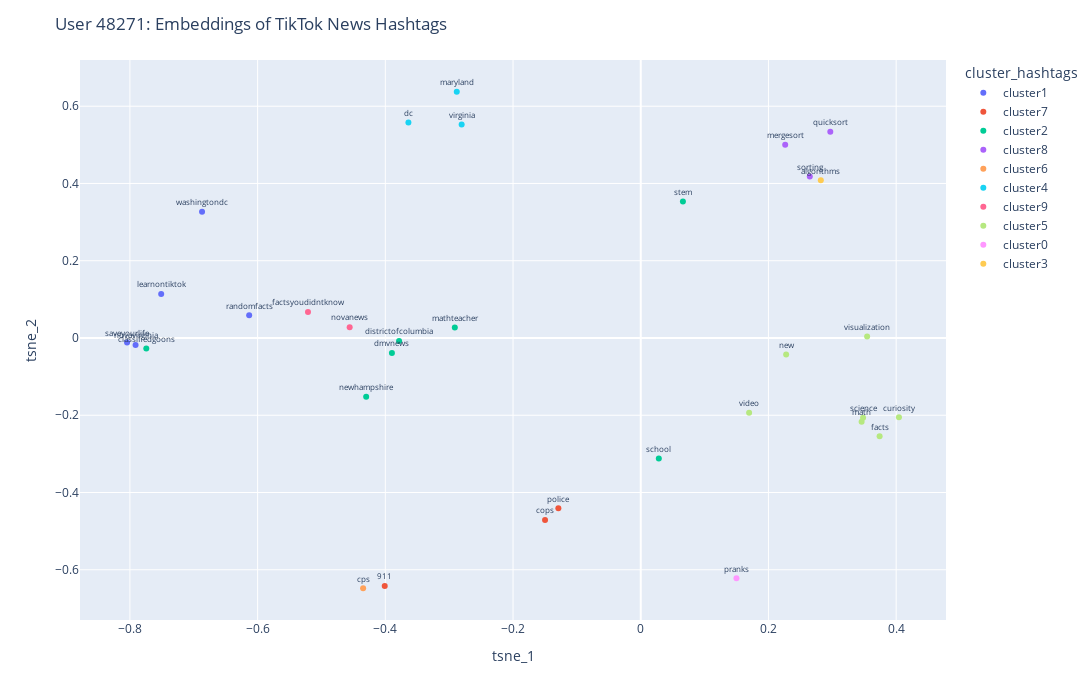

The notebook cell this image was saved under:
### Code cell
visualize_tsne("48271", "hashtags", 10, 0) # hashtags only have frequency of 1

### Figure 1 — Plotly figure (JSON) as saved in the notebook; plotly's stock layout.template omitted (floating-point values rounded to 4 significant figures)
{"data": [{"hovertemplate": "cluster_hashtags=cluster1<br>tsne_1=%{x}<br>tsne_2=%{y}<br>hashtags=%{text}<extra></extra>", "legendgroup": "cluster1", "marker": {"color": "#636efa", "symbol": "circle"}, "mode": "markers+text", "name": "cluster1", "orientation": "v", "showlegend": true, "text": ["randomfacts", "saveyourlife", "learnontiktok", "novavirginia", "washingtondc"], "textfont": {"size": 8}, "textposition": "top center", "type": "scatter", "x": [-0.6133, -0.8045, -0.751, -0.7912, -0.6871], "xaxis": "x", "y": [0.05879, -0.01158, 0.1138, -0.01792, 0.327], "yaxis": "y"}, {"hovertemplate": "cluster_hashtags=cluster7<br>tsne_1=%{x}<br>tsne_2=%{y}<br>hashtags=%{text}<extra></extra>", "legendgroup": "cluster7", "marker": {"color": "#EF553B", "symbol": "circle"}, "mode": "markers+text", "name": "cluster7", "orientation": "v", "showlegend": true, "text": ["911", "police", "cops"], "textfont": {"size": 8}, "textposition": "top center", "type": "scatter", "x": [-0.401, -0.129, -0.1499], "xaxis": "x", "y": [-0.6418, -0.4409, -0.4714], "yaxis": "y"}, {"hovertemplate": "cluster_hashtags=cluster2<br>tsne_1=%{x}<br>tsne_2=%{y}<br>hashtags=%{text}<extra></extra>", "legendgroup": "cluster2", "marker": {"color": "#00cc96", "symbol": "circle"}, "mode": "markers+text", "name": "cluster2", "orientation": "v", "showlegend": true, "text": ["dmvnews", "school", "newhampshire", "classifiedgoons", "mathteacher", "districtofcolumbia", "stem"], "textfont": {"size": 8}, "textposition": "top center", "type": "scatter", "x": [-0.3897, 0.02828, -0.43, -0.7744, -0.2912, -0.3785, 0.06605], "xaxis": "x", "y": [-0.03901, -0.3123, -0.1524, -0.02697, 0.02732, -0.007779, 0.3532], "yaxis": "y"}, {"hovertemplate": "cluster_hashtags=cluster8<br>tsne_1=%{x}<br>tsne_2=%{y}<br>hashtags=%{text}<extra></extra>", "legendgroup": "cluster8", "marker": {"color": "#ab63fa", "symbol": "circle"}, "mode": "markers+text", "name": "cluster8", "orientation": "v", "showlegend": true, "text": ["quicksort", "sorting", "mergesort"], "textfont": {"size": 8}, "textposition": "top center", "type": "scatter", "x": [0.2969, 0.2647, 0.2262], "xaxis": "x", "y": [0.5336, 0.4182, 0.5005], "yaxis": "y"}, {"hovertemplate": "cluster_hashtags=cluster6<br>tsne_1=%{x}<br>tsne_2=%{y}<br>hashtags=%{text}<extra></extra>", "legendgroup": "cluster6", "marker": {"color": "#FFA15A", "symbol": "circle"}, "mode": "markers+text", "name": "cluster6", "orientation": "v", "showlegend": true, "text": ["cps"], "textfont": {"size": 8}, "textposition": "top center", "type": "scatter", "x": [-0.4348], "xaxis": "x", "y": [-0.6479], "yaxis": "y"}, {"hovertemplate": "cluster_hashtags=cluster4<br>tsne_1=%{x}<br>tsne_2=%{y}<br>hashtags=%{text}<extra></extra>", "legendgroup": "cluster4", "marker": {"color": "#19d3f3", "symbol": "circle"}, "mode": "markers+text", "name": "cluster4", "orientation": "v", "showlegend": true, "text": ["maryland", "dc", "virginia"], "textfont": {"size": 8}, "textposition": "top center", "type": "scatter", "x": [-0.2881, -0.3639, -0.2805], "xaxis": "x", "y": [0.6375, 0.5576, 0.5528], "yaxis": "y"}, {"hovertemplate": "cluster_hashtags=cluster9<br>tsne_1=%{x}<br>tsne_2=%{y}<br>hashtags=%{text}<extra></extra>", "legendgroup": "cluster9", "marker": {"color": "#FF6692", "symbol": "circle"}, "mode": "markers+text", "name": "cluster9", "orientation": "v", "showlegend": true, "text": ["novanews", "factsyoudidntknow"], "textfont": {"size": 8}, "textposition": "top center", "type": "scatter", "x": [-0.4559, -0.5212], "xaxis": "x", "y": [0.02812, 0.06704], "yaxis": "y"}, {"hovertemplate": "cluster_hashtags=cluster5<br>tsne_1=%{x}<br>tsne_2=%{y}<br>hashtags=%{text}<extra></extra>", "legendgroup": "cluster5", "marker": {"color": "#B6E880", "symbol": "circle"}, "mode": "markers+text", "name": "cluster5", "orientation": "v", "showlegend": true, "text": ["math", "visualization", "video", "facts", "new", "science", "curiosity"], "textfont": {"size": 8}, "textposition": "top center", "type": "scatter", "x": [0.3459, 0.3545, 0.1697, 0.3741, 0.2277, 0.3482, 0.4044], "xaxis": "x", "y": [-0.2166, 0.003723, -0.1938, -0.2545, -0.04305, -0.2063, -0.2052], "yaxis": "y"}, {"hovertemplate": "cluster_hashtags=cluster0<br>tsne_1=%{x}<br>tsne_2=%{y}<br>hashtags=%{text}<extra></extra>", "legendgroup": "cluster0", "marker": {"color": "#FF97FF", "symbol": "circle"}, "mode": "markers+text", "name": "cluster0", "orientation": "v", "showlegend": true, "text": ["pranks"], "textfont": {"size": 8}, "textposition": "top center", "type": "scatter", "x": [0.1499], "xaxis": "x", "y": [-0.622], "yaxis": "y"}, {"hovertemplate": "cluster_hashtags=cluster3<br>tsne_1=%{x}<br>tsne_2=%{y}<br>hashtags=%{text}<extra></extra>", "legendgroup": "cluster3", "marker": {"color": "#FECB52", "symbol": "circle"}, "mode": "markers+text", "name": "cluster3", "orientation": "v", "showlegend": true, "text": ["algorithms"], "textfont": {"size": 8}, "textposition": "top center", "type": "scatter", "x": [0.282], "xaxis": "x", "y": [0.4083], "yaxis": "y"}], "layout": {"height": 700, "legend": {"title": {"text": "cluster_hashtags"}, "tracegroupgap": 0}, "margin": {"t": 60}, "title": {"text": "User 48271: Embeddings of TikTok News Hashtags"}, "width": 1100, "xaxis": {"anchor": "y", "domain": [0, 1], "title": {"text": "tsne_1"}}, "yaxis": {"anchor": "x", "domain": [0, 1], "title": {"text": "tsne_2"}}}}
